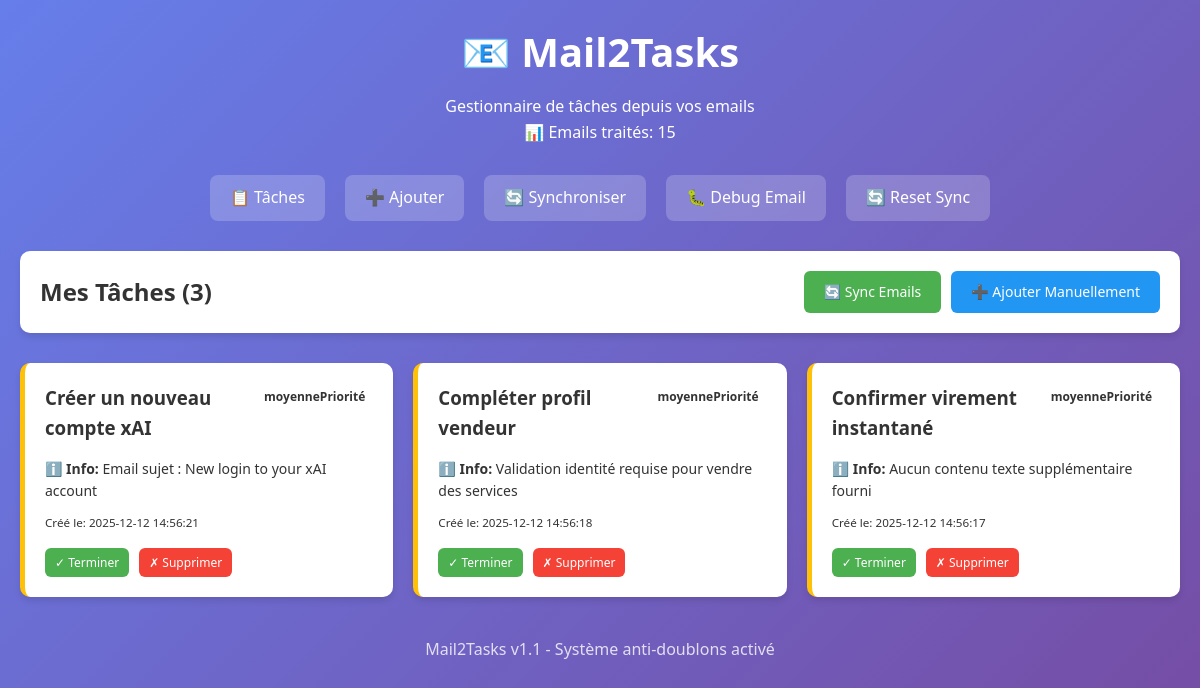
The page / on the database its author committed.
### tables this page shows
CREATE TABLE tasks (
            id INTEGER PRIMARY KEY AUTOINCREMENT,
            tache TEXT NOT NULL,
            priorite TEXT NOT NULL,
            deadline TEXT,
            info TEXT,
            status INTEGER DEFAULT 0,
            created_at TIMESTAMP DEFAULT CURRENT_TIMESTAMP
        );

### app.py (the view)
@app.route('/')
def index():
    tasks = get_tasks(include_done=False)
    processed_count = get_processed_emails_count()
    return render_template('index.html', tasks=tasks, keywords=KEYWORDS, processed_count=processed_count)

### database.py (called while the page is built)
def get_tasks(include_done=False):
    conn = sqlite3.connect(DATABASE_NAME)
    cursor = conn.cursor()
    if include_done:
        cursor.execute('''
            SELECT id, tache, priorite, deadline, info, status, created_at
            FROM tasks ORDER BY created_at DESC
        ''')
    else:
        cursor.execute('''
            SELECT id, tache, priorite, deadline, info, status, created_at
            FROM tasks WHERE status = 0 ORDER BY created_at DESC
        ''')
    tasks = cursor.fetchall()
    conn.close()
    formatted_tasks = []
    for task in tasks:
        formatted_tasks.append({
            'id': task[0],
            'tache': task[1],
            'priorite': task[2],
            'deadline': task[3],
            'info': task[4],
            'status': task[5],
            'created_at': task[6]
        })
    return formatted_tasks

def get_processed_emails_count():
    conn = sqlite3.connect(DATABASE_NAME)
    cursor = conn.cursor()
    cursor.execute('SELECT COUNT(*) FROM processed_emails')
    count = cursor.fetchone()[0]
    conn.close()
    return count

### templates/index.html (shortened to what this page needs)
{% extends "base.html" %}
{% block content %}
<div class="tasks-header">
    <h2>Mes Tâches ({{ tasks|length }})</h2>
    <div class="actions">
        <a href="{{ url_for('sync_emails') }}" class="btn btn-primary">🔄 Sync Emails</a>
        <a href="{{ url_for('add_task_manual') }}" class="btn btn-secondary">➕ Ajouter Manuellement</a>
    </div>
</div>
{% if tasks %}
<div class="tasks-grid">
    {% for task in tasks %}
    <div class="task-card priority-{{ task.priorite }}">
        <div class="task-header">
            <h3>{{ task.tache }}</h3>
            <span class="priority-badge">{{ task.priorite }}</span>
        </div>
        <div class="task-details">
            {% if task.info %}
            <p><strong>ℹ️ Info:</strong> {{ task.info }}</p>
            {% endif %}
            <p><small>Créé le: {{ task.created_at }}</small></p>
        </div>
        <div class="task-actions">
            <a href="{{ url_for('mark_task_done_route', task_id=task.id) }}"
               class="btn btn-success"
               onclick="return confirm('Marquer comme terminée?')">
                ✓ Terminer
            </a>
            <a href="{{ url_for('delete_task_route', task_id=task.id) }}"
               class="btn btn-danger"
               onclick="return confirm('Supprimer cette tâche?')">
                ✗ Supprimer
            </a>
        </div>
    </div>
    {% endfor %}
</div>
{% endif %}
{% endblock %}

### templates/base.html (shortened to what this page needs)
<!DOCTYPE html>
<html lang="fr">
<head>
    <link rel="stylesheet" href="{{ url_for('static', filename='style.css') }}">
</head>
<body>
    <div class="container">
        <header>
            <h1>📧 Mail2Tasks</h1>
            <p>Gestionnaire de tâches depuis vos emails</p>
            {% if processed_count is defined %}
            <p class="processed-count">📊 Emails traités: {{ processed_count }}</p>
            {% endif %}
        </header>
        <nav class="navigation">
            <a href="{{ url_for('index') }}" class="nav-link">📋 Tâches</a>
            <a href="{{ url_for('add_task_manual') }}" class="nav-link">➕ Ajouter</a>
            <a href="{{ url_for('sync_emails') }}" class="nav-link">🔄 Synchroniser</a>
            <a href="{{ url_for('debug_email') }}" class="nav-link">🐛 Debug Email</a>
            <a href="{{ url_for('reset_processed_emails') }}" class="nav-link" onclick="return confirm('Reset la liste des emails traités? Cela permettra de retraiter tous les emails.')">🔄 Reset Sync</a>
        </nav>
        <main>
            {% block content %}{% endblock %}
        </main>
        <footer>
            <p>Mail2Tasks v1.1 - Système anti-doublons activé</p>
        </footer>
    </div>
</body>
</html>

### static/style.css (style rules this page uses)
* { margin: 0; padding: 0; box-sizing: border-box; }
body { font-family: 'Segoe UI', Tahoma, Geneva, Verdana, sans-serif; line-height: 1.6; color: #333; background: linear-gradient(135deg, #667eea 0%, #764ba2 100%); min-height: 100vh; }
.container { max-width: 1200px; margin: 0 auto; padding: 20px; }
header { text-align: center; margin-bottom: 30px; color: white; }
header h1 { font-size: 2.5rem; margin-bottom: 10px; }
.navigation { display: flex; justify-content: center; gap: 20px; margin-bottom: 30px; }
.nav-link { padding: 10px 20px; background: rgba(255, 255, 255, 0.2); color: white; text-decoration: none; border-radius: 8px; transition: all 0.3s ease; }
.tasks-header { display: flex; justify-content: space-between; align-items: center; margin-bottom: 30px; background: white; padding: 20px; border-radius: 10px; box-shadow: 0 4px 6px rgba(0, 0, 0, 0.1); }
.actions { display: flex; gap: 10px; }
.btn { padding: 10px 20px; border: none; border-radius: 6px; text-decoration: none; cursor: pointer; transition: all 0.3s ease; font-size: 14px; }
.btn-primary { background: #4CAF50; color: white; }
.btn-secondary { background: #2196F3; color: white; }
.btn-success { background: #4CAF50; color: white; padding: 5px 10px; font-size: 12px; }
.btn-danger { background: #f44336; color: white; padding: 5px 10px; font-size: 12px; }
.tasks-grid { display: grid; grid-template-columns: repeat(auto-fill, minmax(350px, 1fr)); gap: 20px; }
.task-card { background: white; border-radius: 10px; padding: 20px; box-shadow: 0 4px 6px rgba(0, 0, 0, 0.1); transition: transform 0.3s ease; }
.priority-moyenne { border-left: 5px solid #FFC107; }
.priority-badge { padding: 4px 8px; border-radius: 4px; font-size: 12px; font-weight: bold; }
.priority-badge:after { content: "Priorité "; }
.task-header { display: flex; justify-content: space-between; align-items: start; margin-bottom: 15px; }
.task-header h3 { margin: 0; flex: 1; margin-right: 10px; }
.task-details { margin-bottom: 15px; }
.task-details p { margin-bottom: 8px; font-size: 14px; }
.task-actions { display: flex; gap: 10px; }
footer { text-align: center; margin-top: 40px; color: white; opacity: 0.8; }

### rows shown on the page
tasks: tache "Créer un nouveau compte xAI", priorite "moyenne", info "Email sujet : New login to your xAI account", created_at "2025-12-12 14:56:21"
tasks: tache "Compléter profil vendeur", priorite "moyenne", info "Validation identité requise pour vendre des services", created_at "2025-12-12 14:56:18"
tasks: tache "Confirmer virement instantané", priorite "moyenne", info "Aucun contenu texte supplémentaire fourni", created_at "2025-12-12 14:56:17"

### other values the page prints
{{ processed_count }} "15"
{{ tasks|length }} "3"
